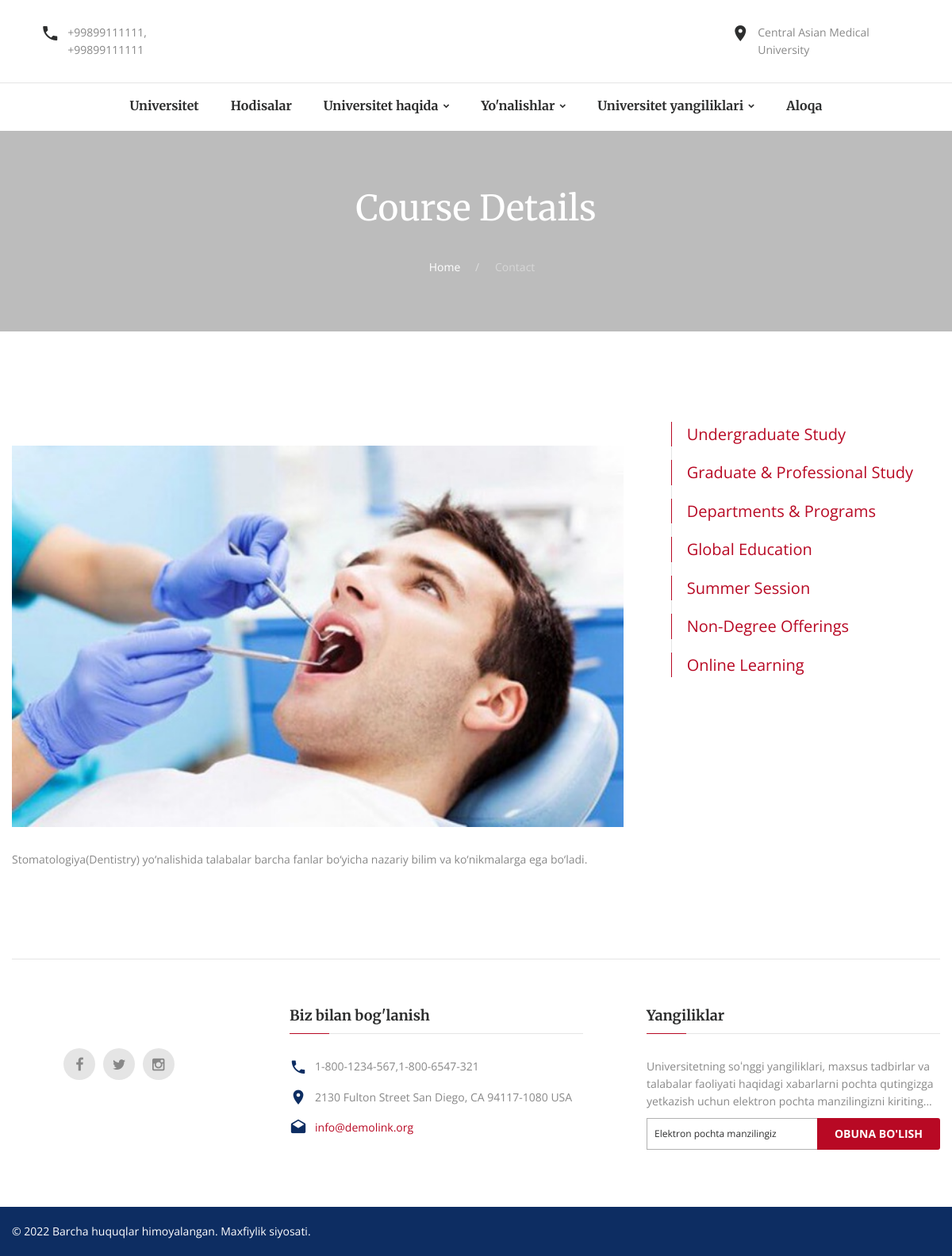
Screenshot of /courses/60910100-stomatologiya/ with the database file from the repository.
### app/models.py (models this page shows, shortened)
class Course(models.Model):
    image = models.ImageField(upload_to="static/db/news/")
    title = models.CharField(max_length=200, blank=True, null=True)
    subtitle = models.CharField(max_length=200, blank=True, null=True)
    course_type = models.CharField(max_length=200, blank=True, null=True)
    body = HTMLField(blank=True, null=True)
    duration = models.IntegerField()
    slug = models.SlugField(blank=True, null=False, unique=True)

### app/views.py (the view)
# urls.py: path('courses/<slug:slug>/', views.course_details, name="course_details"),
def course_details(request, slug):
    course = Course.objects.get(slug=slug)
    context = {"course": course}
    return render(request, "course-details.html", context)

### templates/course-details.html (shortened to what this page needs)
{% extends 'base.html' %}
{% load static %}
{% block content  %}
<section class="section breadcrumb-modern context-dark parallax-container" data-parallax-img="images/parallax-03.jpg">
    <div class="parallax-content section-30 section-sm-70">
        <div class="shell">
            <h2 class="veil reveal-sm-block">Course Details</h2>
            <div class="offset-sm-top-35">
                <ul class="list-inline list-inline-lg list-inline-dashed p">
                    <li><a href="{% url 'home' %}">Home</a></li>
                    <li>Contact</li>
                </ul>
            </div>
        </div>
    </div>
</section>
<section class="section novi-background bg-cover section-90 section-md-114 bg-default">
    <div class="shell">
        <div class="responsive-tabs responsive-tabs-classic vertical" data-type="vertical">
            <div class="resp-tabs-container text-sm-left tabs-lg-collapsed" data-group="tabs-lg-collapsed">
                <div>
                    <div class="inset-lg-right-60">
                        <div class="offset-top-30 remove-margin">
                            <img class="img-responsive reveal-inline-block" src="/{{course.image}}" width="770" height="480" alt=""></div>
                        <div class="offset-top-30">
                            <p>{{ course.body|safe }}</p>
                        </div>
                    </div>
                </div>
            </div>
            <ul class="resp-tabs-list tabs-1 text-center tabs-lg-collapsed" data-group="tabs-lg-collapsed">
                <li class="resp-tab-item tabs-lg-collapsed resp-tab-active" aria-controls="tabs-lg-collapsed_tab_item-0" role="tab">Undergraduate Study</li>
                <li class="resp-tab-item tabs-lg-collapsed resp-tab-active" aria-controls="tabs-lg-collapsed_tab_item-1" role="tab">Graduate &amp; Professional Study</li>
                <li class="resp-tab-item tabs-lg-collapsed resp-tab-active" aria-controls="tabs-lg-collapsed_tab_item-2" role="tab">Departments &amp; Programs</li>
                <li class="resp-tab-item tabs-lg-collapsed resp-tab-active" aria-controls="tabs-lg-collapsed_tab_item-3" role="tab">Global Education</li>
                <li class="resp-tab-item tabs-lg-collapsed resp-tab-active" aria-controls="tabs-lg-collapsed_tab_item-4" role="tab">Summer Session</li>
                <li class="resp-tab-item tabs-lg-collapsed resp-tab-active" aria-controls="tabs-lg-collapsed_tab_item-5" role="tab">Non-Degree Offerings</li>
                <li class="resp-tab-item tabs-lg-collapsed resp-tab-active" aria-controls="tabs-lg-collapsed_tab_item-6" role="tab">Online Learning</li>
            </ul>
        </div>
    </div>
</section>
{% endblock %}

### rows the page displays
Course: image (picture), body "Stomatologiya(Dentistry) yo‘nalishida talabalar barcha fanlar bo‘yicha nazariy bilim va ko‘nikmalarga ega bo‘ladi."
